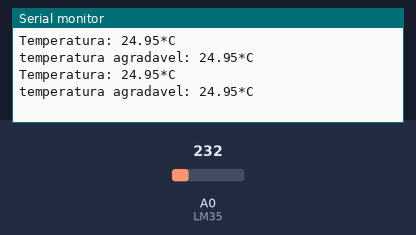
Simulated run of this sketch. Board: Arduino Uno, built with avr-gcc and run on an emulated ATmega328P. Parts: the last lines printed to the serial monitor. The inputs (shaded band) are chosen by the test bench; at power-on: A0 (LM35) = 232.

Above: at 1.8 s.
1.9 s: A0 (LM35) set to 250
At 2.6 s:
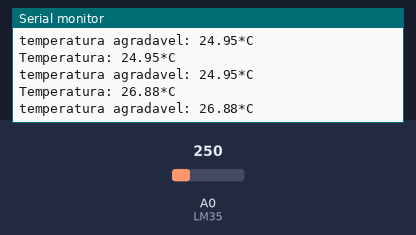
3.4 s: A0 (LM35) set to 266
At 4.8 s:
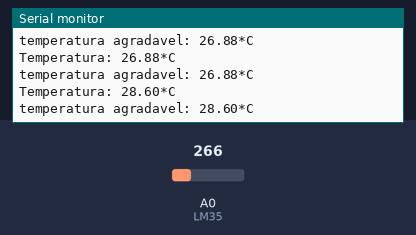
Timing chart, 0 to 6.4 s (numbered marks = the images above; inputs shaded):
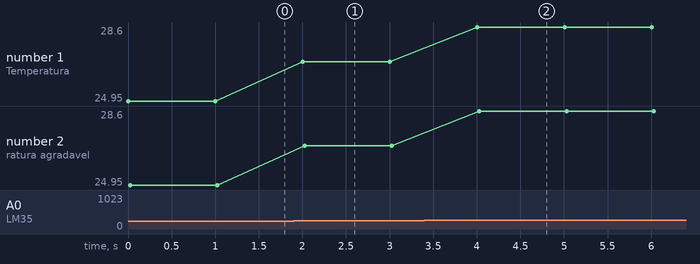

Measured:
- after the input at 1.9 s, the serial monitor: prints a new line after 0.10 s (image 1)
- after the input at 3.4 s, the serial monitor: prints a new line after 0.61 s (image 2)
- plotted number 1: 24.95 → 26.88 after the input at 1.9 s, 26.88 → 28.6 after the input at 3.4 s
- plotted number 2: 24.95 → 26.88 after the input at 1.9 s, 26.88 → 28.6 after the input at 3.4 s

The sketch:

SENSOR_TEMPERATURA.ino
```cpp
const int LM35 = 0;
float temperatura = 0;
int ADClido = 0;

void setup()
{
  Serial.begin(9600);
  analogReference(INTERNAL);
}

void loop()
{
  ADClido = analogRead(LM35);
  temperatura = ADClido* 0.1075268817204301;
  Serial.print("Temperatura: ");
  Serial.print(temperatura);
  Serial.println("*C");

  if (temperatura > 23)
    {
      Serial.print("temperatura agradavel: ");
      Serial.print(temperatura);
      Serial.println("*C");
    }

  delay(1000);
}
```
